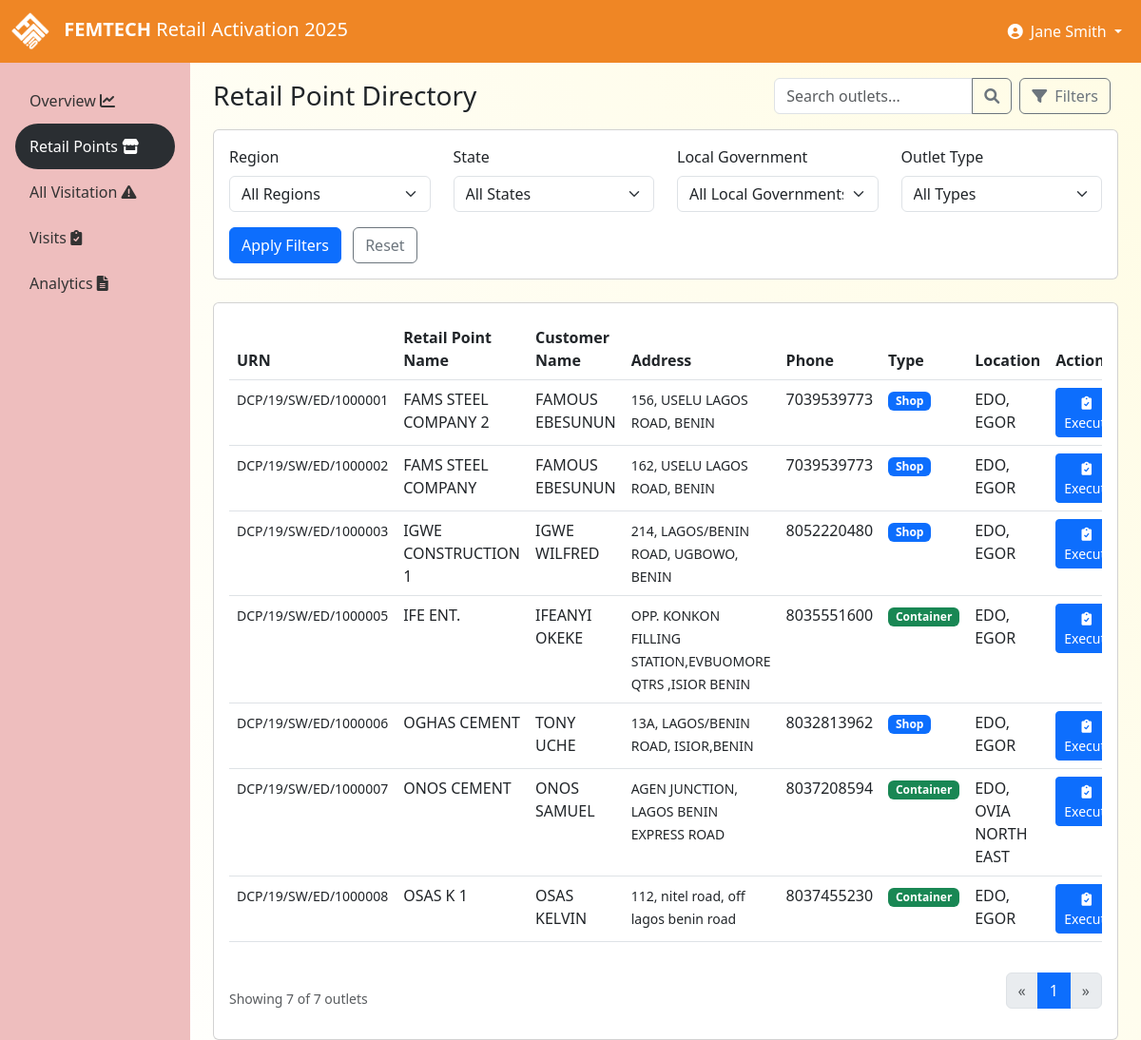
Screenshot of /outlets (signed in) with the database file from the repository.
### tables this page shows
CREATE TABLE profile (
        id INTEGER PRIMARY KEY,
        company_name TEXT NOT NULL DEFAULT 'DANGOTE',
        app_title TEXT NOT NULL DEFAULT 'POSM Retail Activation 2025',
        primary_color TEXT NOT NULL DEFAULT '#fdcc03',
        secondary_color TEXT NOT NULL DEFAULT '#f8f9fa',
        accent_color TEXT NOT NULL DEFAULT '#343a40',
        logo_path TEXT DEFAULT 'img/dangote-logo.png',
        favicon_path TEXT DEFAULT 'img/favicon.png',
        company_address TEXT,
        company_phone TEXT,
        company_email TEXT,
        company_website TEXT,
        footer_text TEXT,
        created_at TEXT DEFAULT CURRENT_TIMESTAMP,
        updated_at TEXT DEFAULT CURRENT_TIMESTAMP
    );

CREATE TABLE outlets (
        id INTEGER PRIMARY KEY,
        urn TEXT UNIQUE,
        outlet_name TEXT,
        customer_name TEXT,
        address TEXT,
        phone TEXT,
        outlet_type TEXT,
        local_govt TEXT,
        state TEXT,
        region TEXT
    , is_active INTEGER DEFAULT 1, created_at TEXT, updated_at TEXT);

### pykes/routes.py (the view)
    @app.route('/outlets')
    @login_required
    def outlets():
        filters = {
            'region': request.args.get('region', ''),
            'state': request.args.get('state', ''),
            'local_govt': request.args.get('local_govt', ''),
            'outlet_type': request.args.get('outlet_type', ''),
            'search': request.args.get('search', '')
        }
        page = request.args.get('page', 1, type=int)
        per_page = min(request.args.get('per_page', DEFAULT_PER_PAGE, type=int), MAX_PER_PAGE)
        offset = (page - 1) * per_page
        with get_db_cursor() as (conn, cursor):
            base_query = """
                SELECT o.* FROM outlets o
                WHERE o.id NOT IN (
                    SELECT DISTINCT outlet_id FROM executions
                    WHERE status = 'Completed'
                )
            """
            count_query = """
                SELECT COUNT(*) FROM outlets o
                WHERE o.id NOT IN (
                    SELECT DISTINCT outlet_id FROM executions
                    WHERE status = 'Completed'
                )
            """
            params = []
            count_params = []
            user_info = get_session_user_info()
            if user_info['role'] == 'field_agent':
                base_query += " AND o.region = ?"
                count_query += " AND o.region = ?"
                params.append(user_info['region'])
                count_params.append(user_info['region'])
                if user_info['state']:
                    base_query += " AND o.state = ?"
                    count_query += " AND o.state = ?"
                    params.append(user_info['state'])
                    count_params.append(user_info['state'])
            query, params = build_filter_query(base_query, {
                'o.region': filters['region'],
                'o.state': filters['state'],
                'o.local_govt': filters['local_govt'],
                'o.outlet_type': filters['outlet_type'],
                'search': filters['search']
            }, params)
            count_query, count_params = build_filter_query(count_query, {
                'o.region': filters['region'],
                'o.state': filters['state'],
                'o.local_govt': filters['local_govt'],
                'o.outlet_type': filters['outlet_type'],
                'search': filters['search']
            }, count_params)
            cursor.execute(count_query, count_params)
            total_outlets = cursor.fetchone()[0]
            query += " LIMIT ? OFFSET ?"
            params.extend([per_page, offset])
            cursor.execute(query, params)
            outlets = cursor.fetchall()
        pagination = calculate_pagination(total_outlets, page, per_page)
        return render_template('outlets.html',
                            outlets=outlets,
                            page=pagination.get('current_page', page),
                            total_pages=pagination.get('total_pages'),
                            total_outlets=total_outlets,
                            region=filters['region'],
                            state=filters['state'],
                            local_govt=filters['local_govt'],
                            outlet_type=filters['outlet_type']
                            )

### templates/outlets.html (shortened to what this page needs)
{% extends 'base.html' %}
{% block content %}
<div class="container-fluid">
    <div class="d-flex justify-content-between align-items-center mb-3">
        <h1 class="h3 mb-0">Retail Point Directory</h1>
        <div class="d-flex">
            <div class="input-group me-2" style="width: 250px;">
                <input type="text" class="form-control" id="searchInput" name="search" placeholder="Search outlets..." value="{{ request.args.get('search', '') }}">
                <button class="btn btn-outline-secondary" type="button" id="searchButton">
                    <i class="fas fa-search"></i>
                </button>
            </div>
            <button class="btn btn-outline-secondary me-2 d-none d-md-inline-block" type="button" data-bs-toggle="collapse" data-bs-target="#filterCollapse">
                <i class="fas fa-filter me-1"></i> Filters
            </button>
        </div>
    </div>
    <div class="collapse mb-4 d-none d-md-block" id="filterCollapse">
        <div class="card card-body">
            <form id="desktopFilterForm" action="{{ url_for('outlets') }}" method="GET">
                <div class="row">
                    <div class="col-md-3 mb-2">
                        <label for="regionFilter" class="form-label">Region</label>
                        <select class="form-select" id="regionFilter" name="region">
                            <option value="">All Regions</option>
                        </select>
                    </div>
                    <div class="col-md-3 mb-2">
                        <label for="stateFilter" class="form-label">State</label>
                        <select class="form-select" id="stateFilter" name="state">
                            <option value="">All States</option>
                        </select>
                    </div>
                    <div class="col-md-3 mb-2">
                        <label for="localGovtFilter" class="form-label">Local Government</label>
                        <select class="form-select" id="localGovtFilter" name="local_govt">
                            <option value="">All Local Governments</option>
                        </select>
                    </div>
                    <div class="col-md-3 mb-2">
                        <label for="outletTypeFilter" class="form-label">Outlet Type</label>
                        <select class="form-select" id="outletTypeFilter" name="outlet_type">
                            <option value="">All Types</option>
                        </select>
                    </div>
                </div>
                <div class="row mt-2">
                    <div class="col-12">
                        <button type="submit" class="btn btn-primary" id="applyFilters">Apply Filters</button>
                        <a href="{{ url_for('outlets') }}" class="btn btn-outline-secondary ms-2" id="resetFilters">Reset</a>
                    </div>
                </div>
            </form>
        </div>
    </div>
    <div class="card d-none d-md-block">
        <div class="card-body">
            <div class="table-responsive">
                <table class="table table-hover">
                    <thead>
                        <tr>
                            <th>URN</th>
                            <th>Retail Point Name</th>
                            <th>Customer Name</th>
                            <th>Address</th>
                            <th>Phone</th>
                            <th>Type</th>
                            <th>Location</th>
                            <th>Actions</th>
                        </tr>
                    </thead>
                    <tbody>
                        {% for outlet in outlets %}
                        <tr>
                            <td><small>{{ outlet.urn }}</small></td>
                            <td>{{ outlet.outlet_name }}</td>
                            <td>{{ outlet.customer_name }}</td>
                            <td><small>{{ outlet.address }}</small></td>
                            <td>{{ outlet.phone }}</td>
                            <td>
                                {% if outlet.outlet_type == 'Shop' %}
                                    <span class="badge bg-primary">Shop</span>
                                {% elif outlet.outlet_type == 'CONTAINER' %}
                                    <span class="badge bg-success">Container</span>
                                {% else %}
                                    <span class="badge bg-secondary">{{ outlet.outlet_type }}</span>
                                {% endif %}
                            </td>
                            <td>{{ outlet.state }}, {{ outlet.local_govt }}</td>
                            <td>
                                <a href="{{ url_for('new_execution', outlet_id=outlet.id) }}" class="btn btn-sm btn-primary">
                                    <i class="fas fa-clipboard-check me-1"></i> Execute
                                </a>
                            </td>
                        </tr>
                        {% endfor %}
                    </tbody>
                </table>
            </div>
            <div class="d-flex justify-content-between align-items-center mt-3">
                <div>
                    <small class="text-muted">Showing {{ outlets|length }} of {{ total_outlets }} outlets</small>
                </div>
                <nav aria-label="Page navigation">
                    <ul class="pagination">
                        {% if page > 1 %}
                        <li class="page-item">
                            <a class="page-link" href="{{ url_for('outlets', page=page-1, region=region, state=state, local_govt=local_govt, outlet_type=outlet_type, search=request.args.get('search', '')) }}" aria-label="Previous">
                                <span aria-hidden="true">&laquo;</span>
                            </a>
                        </li>
                        {% else %}
                        <li class="page-item disabled">
                            <a class="page-link" href="#" aria-label="Previous">
                                <span aria-hidden="true">&laquo;</span>
                            </a>
                        </li>
                        {% endif %}
                        {% for p in range(max(1, page-2), min(total_pages+1, page+3)) %}
                        <li class="page-item {% if p == page %}active{% endif %}">
                            <a class="page-link" href="{{ url_for('outlets', page=p, region=region, state=state, local_govt=local_govt, outlet_type=outlet_type, search=request.args.get('search', '')) }}">{{ p }}</a>
                        </li>
                        {% endfor %}
                        {% if page < total_pages %}
                        <li class="page-item">
                            <a class="page-link" href="{{ url_for('outlets', page=page+1, region=region, state=state, local_govt=local_govt, outlet_type=outlet_type, search=request.args.get('search', '')) }}" aria-label="Next">
                                <span aria-hidden="true">&raquo;</span>
                            </a>
                        </li>
                        {% else %}
                        <li class="page-item disabled">
                            <a class="page-link" href="#" aria-label="Next">
                                <span aria-hidden="true">&raquo;</span>
                            </a>
                        </li>
                        {% endif %}
                    </ul>
                </nav>
            </div>
        </div>
    </div>
</div>
{% endblock %}

### templates/base.html (shortened to what this page needs)
<!DOCTYPE html>
<html lang="en">
<head>
    <link href="https://cdn.jsdelivr.net/npm/bootstrap@5.3.0-alpha1/dist/css/bootstrap.min.css" rel="stylesheet">
    <link rel="stylesheet" href="https://cdnjs.cloudflare.com/ajax/libs/font-awesome/6.0.0/css/all.min.css">
</head>
<body>
    <nav class="navbar navbar-expand-lg navbar-dark bg-primary-dangote">
        <div class="container-fluid">
            <a class="navbar-brand" href="/">
                {% if profile.logo_path %}
                    <img src="{{ url_for('static', filename=profile.logo_path) }}" alt="{{ profile.company_name }} Logo" class="login-logo">
                {% else %}
                    <img src="{{ url_for('static', filename='img/dangote-logo.png') }}" alt="{{ profile.company_name }} Logo" class="login-logo">
                {% endif %}
                <span class="logo-text">{{ profile.company_name }}</span> <span class="d-none d-md-inline">{{ profile.app_title.split('POSM')[-1].strip() if 'POSM' in profile.app_title else 'Retail Activation 2025' }}</span>
            </a>
            <div class="collapse navbar-collapse" id="navbarNav">
                <ul class="navbar-nav ms-auto">
                    {% if session.user_id %}
                    <li class="nav-item dropdown">
                        <a class="nav-link dropdown-toggle text-white" href="#" id="navbarDropdown" role="button" data-bs-toggle="dropdown">
                            <i class="fas fa-user-circle me-1"></i> {{ session.full_name }}
                        </a>
                    </li>
                    {% endif %}
                </ul>
            </div>
        </div>
    </nav>
    <div class="container-fluid">
        <div class="row">
            {% if session.user_id %}
            <div class="col-md-2 sidebar p-0 d-none d-md-block">
                <div class="d-flex flex-column p-3">
                    <ul class="nav nav-pills flex-column mb-auto">
                        <li class="nav-item">
                            <a href="{{ url_for('index') }}" class="nav-link {% if request.path == url_for('index') %}active{% endif %}">
                                Overview  <i class="fas fa-chart-line me-2"></i>
                            </a>
                        </li>
                        <li class="nav-item">
                            <a href="{{ url_for('outlets') }}" class="nav-link {% if request.path == url_for('outlets') %}active{% endif %}">
                                Retail Points  <i class="fas fa-store me-2"></i>
                            </a>
                        </li>
                        <li class="nav-item">
                            <a href="{{ url_for('all_visitation') }}" class="nav-link {% if request.path == url_for('all_visitation') %}active{% endif %}">
                                All Visitation  <i class="fas fa-exclamation-triangle me-2"></i>
                            </a>
                        </li>
                        <li class="nav-item">
                            <a href="{{ url_for('executions') }}" class="nav-link {% if request.path == url_for('executions') %}active{% endif %}">
                                Visits  <i class="fas fa-clipboard-check me-2"></i>
                            </a>
                        </li>
                        <li class="nav-item">
                            <a href="{{ url_for('reports') }}" class="nav-link {% if request.path == url_for('reports') %}active{% endif %}">
                                Analytics  <i class="fas fa-file-alt me-2"></i>
                            </a>
                        </li>
                    </ul>
                </div>
            </div>
            <div class="col-md-10 pt-3 main-content">
            {% else %}
            <div class="col-12 pt-3 main-content">
            {% endif %}
                {% block content %}{% endblock %}
            </div>
        </div>
    </div>
</body>
</html>

### rows the page displays
profile: logo_path (picture), company_name "FEMTECH", app_title "Retail Activation 2025"
outlets: urn "DCP/19/SW/ED/1000001", outlet_name "FAMS STEEL COMPANY 2", customer_name "FAMOUS EBESUNUN", address "156, USELU LAGOS ROAD, BENIN", phone "7039539773", outlet_type "Shop", state "EDO", local_govt "EGOR"
outlets: urn "DCP/19/SW/ED/1000002", outlet_name "FAMS STEEL COMPANY", customer_name "FAMOUS EBESUNUN", address "162, USELU LAGOS ROAD, BENIN", phone "7039539773", outlet_type "Shop", state "EDO", local_govt "EGOR"
outlets: urn "DCP/19/SW/ED/1000003", outlet_name "IGWE CONSTRUCTION 1", customer_name "IGWE WILFRED", address "214, LAGOS/BENIN ROAD, UGBOWO, BENIN", phone "8052220480", outlet_type "Shop", state "EDO", local_govt "EGOR"
outlets: urn "DCP/19/SW/ED/1000005", outlet_name "IFE ENT.", customer_name "IFEANYI OKEKE", address "OPP. KONKON FILLING STATION,EVBUOMORE QTRS ,ISIOR BENIN", phone "8035551600", outlet_type "Container", state "EDO", local_govt "EGOR"
outlets: urn "DCP/19/SW/ED/1000006", outlet_name "OGHAS CEMENT", customer_name "TONY UCHE", address "13A, LAGOS/BENIN ROAD, ISIOR,BENIN", phone "8032813962", outlet_type "Shop", state "EDO", local_govt "EGOR"
outlets: urn "DCP/19/SW/ED/1000007", outlet_name "ONOS CEMENT", customer_name "ONOS SAMUEL", address "AGEN JUNCTION, LAGOS BENIN EXPRESS ROAD", phone "8037208594", outlet_type "Container", state "EDO", local_govt "OVIA NORTH EAST"
outlets: urn "DCP/19/SW/ED/1000008", outlet_name "OSAS K 1", customer_name "OSAS KELVIN", address "112, nitel road, off lagos benin road", phone "8037455230", outlet_type "Container", state "EDO", local_govt "EGOR"

### other values shown
{{ session.full_name }} "Jane Smith"
{{ outlets|length }} "7"
{{ total_outlets }} "7"
{{ p }} "1"
